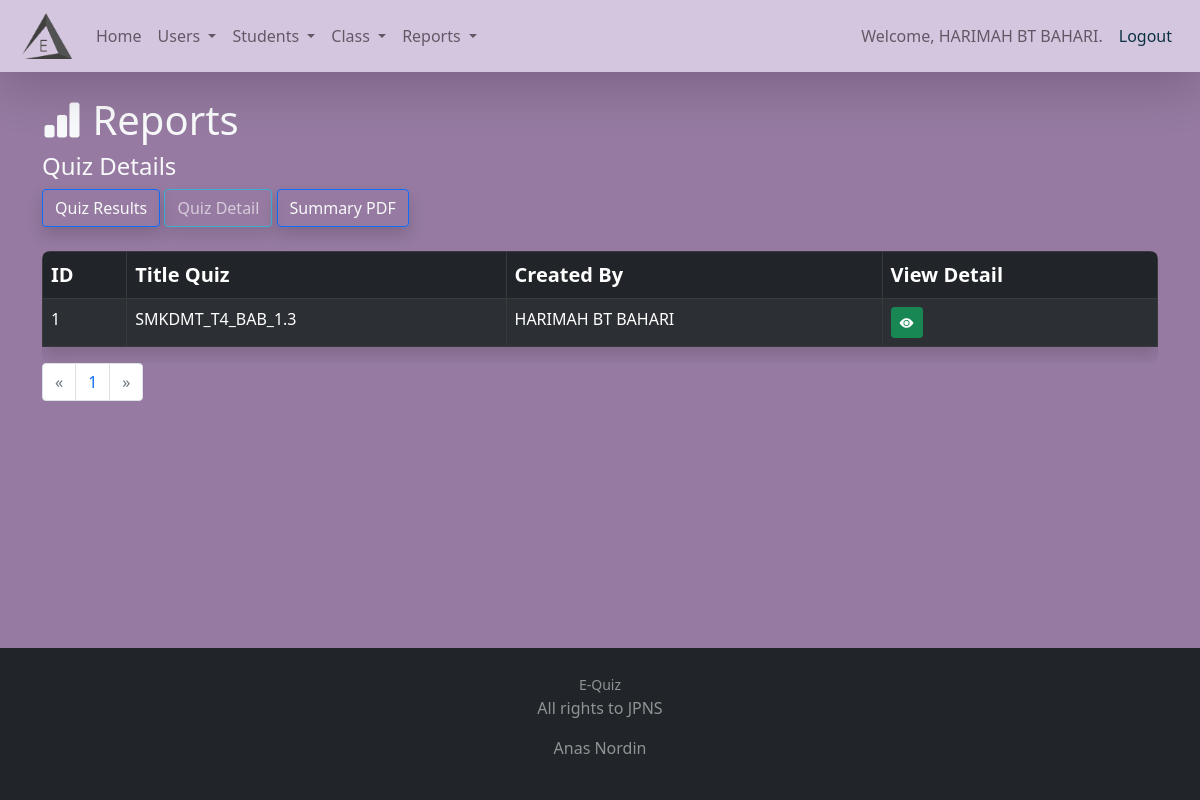
The app's page /admin/quiz.php (signed in) with its own data.
### tables this page shows
CREATE TABLE `user` (
  `u_id` int(11) NOT NULL,
  `user_name` varchar(150) NOT NULL,
  `u_username` varchar(30) NOT NULL,
  `u_password` varchar(35) NOT NULL,
  `u_access_lvl` tinyint(4) NOT NULL,
  `date_updated` datetime NOT NULL DEFAULT current_timestamp() ON UPDATE current_timestamp()
);

CREATE TABLE `quiz_list` (
  `id` int(11) NOT NULL,
  `title` varchar(150) NOT NULL,
  `points` int(11) NOT NULL,
  `timer` int(11) NOT NULL,
  `u_id` int(11) NOT NULL,
  `is_active` int(11) NOT NULL COMMENT 'active = 1\r\nnot active = 0',
  `quiz_pw` varchar(50) DEFAULT NULL,
  `date_updated` datetime NOT NULL DEFAULT current_timestamp() ON UPDATE current_timestamp()
);

### admin/quiz.php (the view, shortened to what this page needs)
<?php
include("admin_header.php");
include('../inc/database.php');
$rpp = 8;
$sql="SELECT * FROM quiz_list";
$query=$conn->query($sql);
$numRows = $query->num_rows;
$totalPages = $numRows / $rpp;
$sql2="SELECT * FROM quiz_list ORDER BY date_updated DESC";
$query2=$conn->query($sql2);
?>
<br>
<div class="container text-light">
    <h1 class="bi bi-bar-chart-fill"> Reports <h4>Quiz Details</h4></h1>
    <a href="reports.php" class="btn btn-outline-primary text-light shadow">Quiz Results</a>
    <a href="quiz.php" class="btn btn-outline-info text-light shadow disabled">Quiz Detail</a>
    <a href="summary_report.php" class="btn btn-outline-primary text-light shadow">Summary PDF</a>
    <br><br>
    <div class="table-responsive table-scroll">
        <table class="table table-dark table-striped table-bordered shadow table-hover">
            <thead>
                <tr>
                    <th>ID</th>
                    <th>Title Quiz</th>
                    <th>Created By</th>
                    <th>View Detail</th>
                </tr>
            </thead>
            <tbody>
                <tr>
                    <?php
                    while ($row=mysqli_fetch_assoc($query2)):
                    ?>
                    <td><?php echo $row['id'] ?></td>
                    <td><?php echo $row['title'] ?></td>
                    <td>
                        <?php
                        $userid = $row['u_id'];
                        $sql_name = 'SELECT user_name FROM user WHERE u_id=' . $userid . '';
                        $query_name=$conn->query($sql_name);
                        $row_name = mysqli_fetch_assoc($query_name);
                        echo $row_name['user_name'];
                        ?>
                    </td>
                    <td>
                        <a href="view_quiz.php?id=<?php echo $row['id']; ?>" class="btn btn-sm btn-success bi bi-eye-fill"></a>
                    </td>
                </tr>
                <?php
                endwhile;
                ?>
            </tbody>
        </table>
    </div>
    <nav>
        <ul class="pagination">
            <li class="page-item <?php if ($_GET['page'] <= 1) { echo "disabled"; } ?>">
                <a class="page-link" href="?page=<?php echo $_GET['page'] - 1 ?>"><span aria-hidden="true">&laquo;</span></a>
            </li>
        <?php
        for ($i=1; $i < $totalPages + 1; $i++) { ?>
            <li class="page-item"><a class="page-link" href="?page=<?php echo $i ?>"><?php echo $i ?></a></li>
        <?php } ?>
            <li class="page-item <?php if ($_GET['page'] == $i - 1 or $_GET['page'] == '') { echo "disabled"; } ?>">
                <a class="page-link" href="?page=<?php echo $_GET['page'] + 1 ?>"><span aria-hidden="true">&raquo;</span></a>
            </li>
        </ul>
    </nav>
    <br>
</div>
<div class="fixed-bottom">
<?php
include('admin_footer.php');
?>

### admin/admin_header.php (shortened to what this page needs)
<?php
include('../inc/database.php');
$sql="SELECT * FROM user WHERE u_id = " . $_SESSION['user_id'] . " ";
$query=$conn->query($sql);
$call=mysqli_fetch_assoc($query);
?>
<!DOCTYPE html>
<html lang="en">
    <head>
        <link href="https://cdn.jsdelivr.net/npm/bootstrap@5.0.2/dist/css/bootstrap.min.css" rel="stylesheet">
        <link rel="stylesheet" href="https://cdn.jsdelivr.net/npm/bootstrap-icons@1.7.2/font/bootstrap-icons.css">
        <link rel="stylesheet" href="https://cdn.jsdelivr.net/npm/select2@4.1.0-rc.0/dist/css/select2.min.css" />
        <link rel="stylesheet" href="https://cdn.jsdelivr.net/npm/select2-bootstrap-5-theme@1.2.0/dist/select2-bootstrap-5-theme.min.css" />
    </head>
    <body>
    <nav class="navbar navbar-expand-lg navbar-light bg-style shadow-lg">
        <div class="container-fluid">
            <a class="navbar-brand" href="index.php">
                <img src="../assets/logo_equiz_no_text.png" style="width:50px; margin-left: 10px;">
            </a>
            <div class="collapse navbar-collapse" id="navbarText">
                <ul class="navbar-nav me-auto mb-2 mb-lg-0">
                    <li class="nav-item active">
                        <a class="nav-link" href="index.php">Home</a>
                    </li>
                    <li class="nav-item dropdown">
                        <a class="nav-link dropdown-toggle" href="#" role="button" data-bs-toggle="dropdown" aria-expanded="false">
                            Users
                        </a>
                    </li>
                    <li class="nav-item dropdown">
                        <a class="nav-link dropdown-toggle" href="#" role="button" data-bs-toggle="dropdown" aria-expanded="false">
                            Students
                        </a>
                    </li>
                    <li class="nav-item dropdown">
                        <a class="nav-link dropdown-toggle" href="#" role="button" data-bs-toggle="dropdown" aria-expanded="false">
                            Class
                        </a>
                    </li>
                    <li class="nav-item dropdown">
                        <a class="nav-link dropdown-toggle" href="#" role="button" data-bs-toggle="dropdown" aria-expanded="false">
                            Reports
                        </a>
                    </li>
                </ul>
                <span class="navbar-text">
                    <?php echo "Welcome, ".$call['user_name']. "." ?>
                </span>
                <span class="navbar-text">
                    <a class="nav-link" style="color: #0B3142;" href="logout.php">Logout</a>
                </span>
            </div>
        </div>
    </nav>

### admin/admin_header.php (style rules this page uses)
.bg-style { background: #D5C6E0; }
html, body, .intro { height: 100%; }
table td, table th { text-overflow: ellipsis; white-space: nowrap; overflow: hidden; }
thead th { color: #fff; }
.table-scroll { border-radius: .5rem; }
.table-scroll table thead th { font-size: 1.25rem; }

### admin/admin_footer.php (style rules this page uses)
html, body { height: 100%; }
body { background: linear-gradient(to right, #967AA1, #967AA1); }

### records on screen
user: user_name "HARIMAH BT BAHARI"
quiz_list: id "1", title "SMKDMT_T4_BAB_1.3", u.user_name "HARIMAH BT BAHARI"
